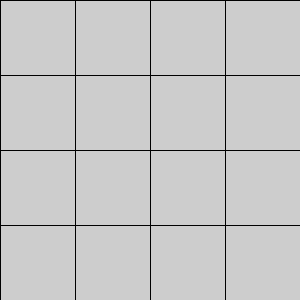
Frame 1 (no input)
Frame 60 (the mouse pressed at the canvas centre just before this capture): identical to frame 1, image omitted
Frame 120 (the mouse held since frame 60 and released just before this capture): identical to frame 1, image omitted

The Processing sketch that drew this single still picture (run headless with seeded random() and noise(); from frame 60 on, the mouse is pressed at the canvas centre):

// Processing sketch: TilePuzzle
// ── TilePuzzle.pde
int l, n;
boolean[][] state;
void setup() {
  size(300, 300);  
  n = 4;
  state = new boolean[n][n];
  l = 300/n;
}

void draw() {
  background(-1);
  grid();
}

void mousePressed() {
  for (int i=0; i<n; i++) {
    for (int j=0; j<n; j++) {
      int index = i+j*n;
      if (i*l<mouseX && mouseX<i*l+l && j*l<mouseX && mouseX<j*l+l) {
        checkTile(i, j);
      }
    }
  }
}

void grid() {
  for (int i=0; i<n; i++) {
    for (int j=0; j<n; j++) {
      int index = i+j*n;
      if (index<n*n)state[i][j] = true;
      else state[i][j] = false; 
      if (state[i][j])fill(0, 50);
      else fill(0, 222, 0); 
      rect(i*l, j*l, l, l);
    }
  }
}

void checkTile(int ix, int jy) {
  for (int i=-1; i<=1; i++) {
    for (int j=-1; j<=1; j++) { 
      int cx = ix+i;
      int cy = jy+j;
      if (i==0 && j==0) continue;
      else if (0<cx && cx< 3 && 0<cy && cy< 3 && state[cx][cy]) println(i + " " + j);
    }
  }
}
